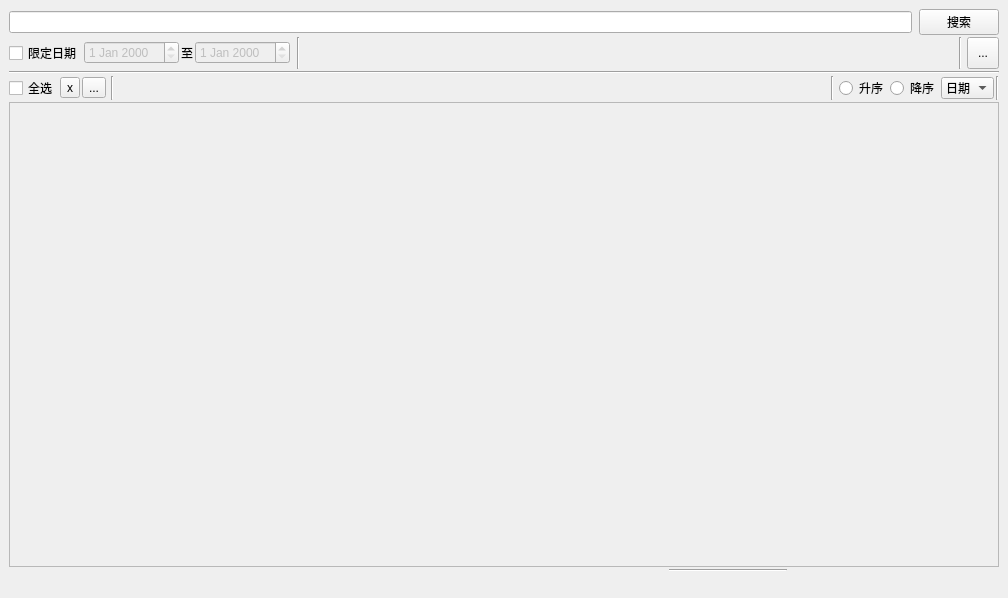
<?xml version="1.0" encoding="UTF-8"?>
<ui version="4.0">
 <class>TextView</class>
 <widget class="QMainWindow" name="TextView">
  <property name="geometry">
   <rect>
    <x>0</x>
    <y>0</y>
    <width>1008</width>
    <height>598</height>
   </rect>
  </property>
  <property name="windowTitle">
   <string>文本</string>
  </property>
  <widget class="QWidget" name="centralwidget">
   <layout class="QVBoxLayout" name="verticalLayout">
    <property name="spacing">
     <number>2</number>
    </property>
    <item>
     <layout class="QHBoxLayout" name="horizontalLayout">
      <item>
       <widget class="QLineEdit" name="lineEdit">
        <property name="sizePolicy">
         <sizepolicy hsizetype="Expanding" vsizetype="Fixed">
          <horstretch>0</horstretch>
          <verstretch>0</verstretch>
         </sizepolicy>
        </property>
        <property name="minimumSize">
         <size>
          <width>400</width>
          <height>0</height>
         </size>
        </property>
       </widget>
      </item>
      <item>
       <spacer name="horizontalSpacer_7">
        <property name="orientation">
         <enum>Qt::Horizontal</enum>
        </property>
        <property name="sizeType">
         <enum>QSizePolicy::Fixed</enum>
        </property>
        <property name="sizeHint" stdset="0">
         <size>
          <width>5</width>
          <height>20</height>
         </size>
        </property>
       </spacer>
      </item>
      <item>
       <widget class="QPushButton" name="searchButton">
        <property name="sizePolicy">
         <sizepolicy hsizetype="Fixed" vsizetype="Fixed">
          <horstretch>0</horstretch>
          <verstretch>0</verstretch>
         </sizepolicy>
        </property>
        <property name="text">
         <string>搜索</string>
        </property>
       </widget>
      </item>
     </layout>
    </item>
    <item>
     <layout class="QHBoxLayout" name="horizontalLayout_2">
      <item>
       <widget class="QCheckBox" name="checkBoxDate">
        <property name="sizePolicy">
         <sizepolicy hsizetype="Fixed" vsizetype="Fixed">
          <horstretch>0</horstretch>
          <verstretch>0</verstretch>
         </sizepolicy>
        </property>
        <property name="text">
         <string>限定日期</string>
        </property>
       </widget>
      </item>
      <item>
       <widget class="QDateEdit" name="dateEditFrom">
        <property name="enabled">
         <bool>false</bool>
        </property>
        <property name="sizePolicy">
         <sizepolicy hsizetype="Fixed" vsizetype="Fixed">
          <horstretch>0</horstretch>
          <verstretch>0</verstretch>
         </sizepolicy>
        </property>
       </widget>
      </item>
      <item>
       <widget class="QLabel" name="label_2">
        <property name="sizePolicy">
         <sizepolicy hsizetype="Fixed" vsizetype="Preferred">
          <horstretch>0</horstretch>
          <verstretch>0</verstretch>
         </sizepolicy>
        </property>
        <property name="text">
         <string>至</string>
        </property>
       </widget>
      </item>
      <item>
       <widget class="QDateEdit" name="dateEditTo">
        <property name="enabled">
         <bool>false</bool>
        </property>
        <property name="sizePolicy">
         <sizepolicy hsizetype="Fixed" vsizetype="Fixed">
          <horstretch>0</horstretch>
          <verstretch>0</verstretch>
         </sizepolicy>
        </property>
       </widget>
      </item>
      <item>
       <spacer name="horizontalSpacer_8">
        <property name="orientation">
         <enum>Qt::Horizontal</enum>
        </property>
        <property name="sizeType">
         <enum>QSizePolicy::Fixed</enum>
        </property>
        <property name="sizeHint" stdset="0">
         <size>
          <width>5</width>
          <height>20</height>
         </size>
        </property>
       </spacer>
      </item>
      <item>
       <widget class="Line" name="line_2">
        <property name="orientation">
         <enum>Qt::Vertical</enum>
        </property>
       </widget>
      </item>
      <item>
       <spacer name="horizontalSpacer">
        <property name="orientation">
         <enum>Qt::Horizontal</enum>
        </property>
        <property name="sizeHint" stdset="0">
         <size>
          <width>40</width>
          <height>20</height>
         </size>
        </property>
       </spacer>
      </item>
      <item>
       <widget class="Line" name="line_6">
        <property name="orientation">
         <enum>Qt::Vertical</enum>
        </property>
       </widget>
      </item>
      <item>
       <spacer name="horizontalSpacer_2">
        <property name="orientation">
         <enum>Qt::Horizontal</enum>
        </property>
        <property name="sizeType">
         <enum>QSizePolicy::Fixed</enum>
        </property>
        <property name="sizeHint" stdset="0">
         <size>
          <width>3</width>
          <height>20</height>
         </size>
        </property>
       </spacer>
      </item>
      <item>
       <widget class="QToolButton" name="newTextButton">
        <property name="minimumSize">
         <size>
          <width>32</width>
          <height>32</height>
         </size>
        </property>
        <property name="text">
         <string>...</string>
        </property>
       </widget>
      </item>
     </layout>
    </item>
    <item>
     <widget class="Line" name="line_3">
      <property name="orientation">
       <enum>Qt::Horizontal</enum>
      </property>
     </widget>
    </item>
    <item>
     <layout class="QHBoxLayout" name="horizontalLayout_3">
      <item>
       <widget class="QCheckBox" name="selectButton">
        <property name="text">
         <string>全选</string>
        </property>
       </widget>
      </item>
      <item>
       <widget class="QToolButton" name="deleteButton">
        <property name="text">
         <string>x</string>
        </property>
       </widget>
      </item>
      <item>
       <widget class="QToolButton" name="combineButton">
        <property name="text">
         <string>...</string>
        </property>
       </widget>
      </item>
      <item>
       <spacer name="horizontalSpacer_11">
        <property name="orientation">
         <enum>Qt::Horizontal</enum>
        </property>
        <property name="sizeType">
         <enum>QSizePolicy::Fixed</enum>
        </property>
        <property name="sizeHint" stdset="0">
         <size>
          <width>3</width>
          <height>20</height>
         </size>
        </property>
       </spacer>
      </item>
      <item>
       <widget class="Line" name="line">
        <property name="orientation">
         <enum>Qt::Vertical</enum>
        </property>
       </widget>
      </item>
      <item>
       <spacer name="horizontalSpacer_4">
        <property name="orientation">
         <enum>Qt::Horizontal</enum>
        </property>
        <property name="sizeHint" stdset="0">
         <size>
          <width>40</width>
          <height>20</height>
         </size>
        </property>
       </spacer>
      </item>
      <item>
       <widget class="Line" name="line_4">
        <property name="orientation">
         <enum>Qt::Vertical</enum>
        </property>
       </widget>
      </item>
      <item>
       <spacer name="horizontalSpacer_10">
        <property name="orientation">
         <enum>Qt::Horizontal</enum>
        </property>
        <property name="sizeType">
         <enum>QSizePolicy::Fixed</enum>
        </property>
        <property name="sizeHint" stdset="0">
         <size>
          <width>3</width>
          <height>20</height>
         </size>
        </property>
       </spacer>
      </item>
      <item>
       <widget class="QRadioButton" name="radioButtonAsc">
        <property name="text">
         <string>升序</string>
        </property>
       </widget>
      </item>
      <item>
       <widget class="QRadioButton" name="radioButtonDesc">
        <property name="text">
         <string>降序</string>
        </property>
       </widget>
      </item>
      <item>
       <widget class="QComboBox" name="comboBoxOrder">
        <property name="sizePolicy">
         <sizepolicy hsizetype="Fixed" vsizetype="Fixed">
          <horstretch>0</horstretch>
          <verstretch>0</verstretch>
         </sizepolicy>
        </property>
        <item>
         <property name="text">
          <string>日期</string>
         </property>
        </item>
        <item>
         <property name="text">
          <string>ID</string>
         </property>
        </item>
        <item>
         <property name="text">
          <string>内容</string>
         </property>
        </item>
       </widget>
      </item>
      <item>
       <widget class="Line" name="line_7">
        <property name="orientation">
         <enum>Qt::Vertical</enum>
        </property>
       </widget>
      </item>
     </layout>
    </item>
    <item>
     <widget class="QScrollArea" name="scrollArea">
      <property name="sizePolicy">
       <sizepolicy hsizetype="Minimum" vsizetype="Expanding">
        <horstretch>0</horstretch>
        <verstretch>0</verstretch>
       </sizepolicy>
      </property>
      <property name="widgetResizable">
       <bool>true</bool>
      </property>
      <widget class="QWidget" name="scrollAreaWidgetContents">
       <property name="geometry">
        <rect>
         <x>0</x>
         <y>0</y>
         <width>988</width>
         <height>463</height>
        </rect>
       </property>
       <property name="sizePolicy">
        <sizepolicy hsizetype="Preferred" vsizetype="Expanding">
         <horstretch>0</horstretch>
         <verstretch>0</verstretch>
        </sizepolicy>
       </property>
       <property name="minimumSize">
        <size>
         <width>0</width>
         <height>0</height>
        </size>
       </property>
      </widget>
     </widget>
    </item>
    <item>
     <widget class="PageNavigator" name="pageNavigate" native="true">
      <property name="sizePolicy">
       <sizepolicy hsizetype="Expanding" vsizetype="Fixed">
        <horstretch>0</horstretch>
        <verstretch>0</verstretch>
       </sizepolicy>
      </property>
      <property name="minimumSize">
       <size>
        <width>0</width>
        <height>20</height>
       </size>
      </property>
      <widget class="Line" name="line_5">
       <property name="geometry">
        <rect>
         <x>660</x>
         <y>0</y>
         <width>118</width>
         <height>3</height>
        </rect>
       </property>
       <property name="orientation">
        <enum>Qt::Horizontal</enum>
       </property>
      </widget>
     </widget>
    </item>
   </layout>
  </widget>
 </widget>
 <customwidgets>
  <customwidget>
   <class>PageNavigator</class>
   <extends>QWidget</extends>
   <header>pagenavigator/pagenavigator.h</header>
   <container>1</container>
  </customwidget>
 </customwidgets>
 <resources/>
 <connections/>
</ui>
